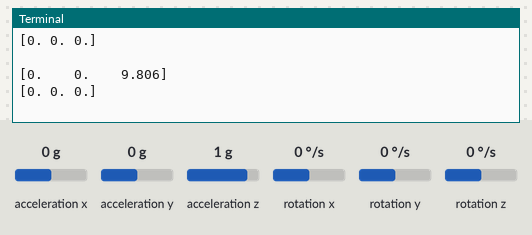
Bench run of a program on a simulated Raspberry Pi (BCM pin numbers). Parts: the last lines printed to the terminal. The test bench sets the inputs (shaded band); at power-on: acceleration x 0 g, acceleration y 0 g, acceleration z 1 g, rotation x 0 °/s, rotation y 0 °/s, rotation z 0 °/s.

Above: at 1.2 s.
1.3 s: acceleration x set to -1.4 g
At 2.1 s:
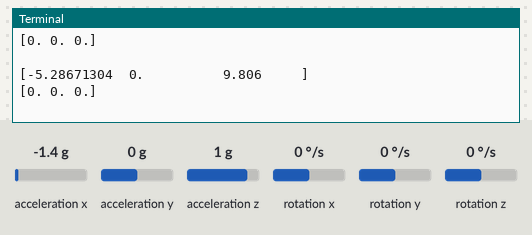
2.8 s: acceleration y set to -1.4 g
At 3.7 s:
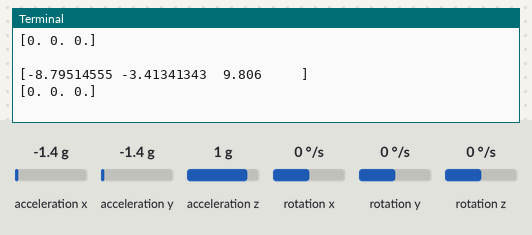
Timing chart, 0 to 5.8 s (numbered marks = the images above; inputs shaded):
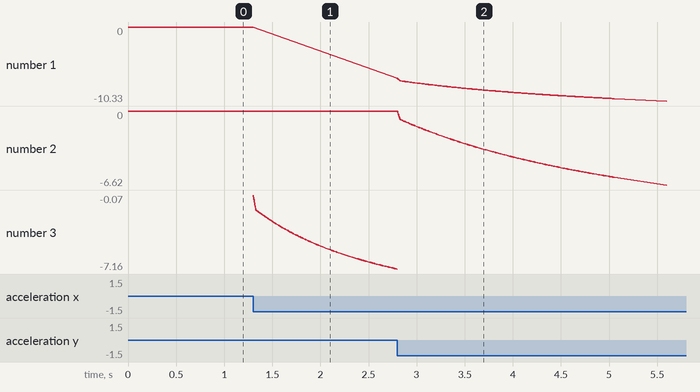

The program:

Gyro_Acc_Calibration.py
```python
import time
import board
from adafruit_lsm6ds.lsm6dsox import LSM6DSOX as LSM6DS
import numpy as np

from adafruit_lis3mdl import LIS3MDL

accel_gyro = LSM6DS(board.I2C())
mag = LIS3MDL(board.I2C())

avg_gyro = np.array([0.0, 0.0, 0.0])
avg_acc  = np.array([0.0, 0.0, 0.0])

loop_num = 1
while True:
    # read data and calculate the average
    acceleration = accel_gyro.acceleration
    gyro = accel_gyro.gyro
    avg_gyro += np.array(gyro)
    avg_acc  += np.array(acceleration)

    print(avg_acc / loop_num)
    print(avg_gyro / loop_num)
    print("")
    loop_num += 1
```

Measured:
- after the input at 1.3 s, the terminal: prints a new line at once (image 1)
